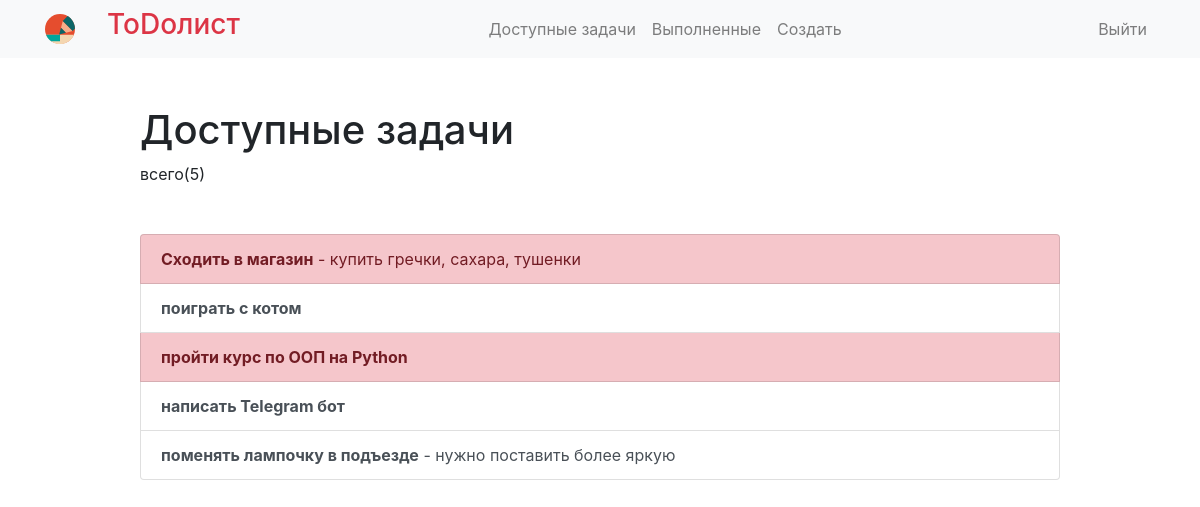
/current/ (signed in), run on the app's committed database.
### todo/models.py (models this page shows, shortened)
class Todo(models.Model):
    title = models.CharField(max_length=100)  # в заголовках небольше 200символов
    memo = models.TextField(blank=True)  # описание, blank=True - заполнение поля необязательное
    created = models.DateTimeField(auto_now=True)  # отображается не только дата, но и время
    datecompleted = models.DateTimeField(null=True, blank=True)
    important = models.BooleanField(default=False)  # важность задачи, по умолчанию не важная задача
    user = models.ForeignKey(User, on_delete=models.CASCADE)

### todo/views.py (the view)
# urls.py: path('current/', views.currenttodos, name='currenttodos'),  # отображение всех созданых пользователем дел или задач
@login_required
def currenttodos(request):
    todos = Todo.objects.filter(user=request.user, datecompleted__isnull=True)
    return render(request, 'todo/currenttodos.html', {'todos': todos})

### todo/templates/todo/currenttodos.html
{% extends 'todo/base.html' %}
{% block content %}
    <div class="row justify-content-center mt-5">
        <div class="col-md-10">
            {% if todos %}
                <h1>Доступные задачи</h1>
                всего({{ todos.count }})
            {% else %}
                           <h1>Доступные задачи</h1>
            {% endif %}
        </div>
    </div>
    <div class="row justify-content-center mt-5">
        <div class="col-md-10">
        {% if todos %}
            <div class="list-group">
                {% for todo in todos %}
                    <a href="{% url 'viewtodo' todo.id %}"
                       class="list-group-item list-group-item-action
                       {% if todo.important %} list-group-item-danger{% endif %}">
                        <b>{{ todo.title }}</b>
                        {% if todo.memo %} - {{ todo.memo|truncatechars:30 }}{% endif %}
                    </a>
                {% endfor %}
            </div>
        {% else %}
            <div class="text-center">
                <h2>Похоже, у Вас нет задач! Вы хорошо поработали!</h2>
            <br>
            <a role="button" class="btn btn-primary" href="{% url 'createtodo' %}">Новая задача</a>
            </div>
        {% endif %}
        </div>
    </div>
{% endblock %}

### data on the page
Todo: title "Сходить в магазин", memo "купить гречки, сахара, тушенки"
Todo: title "поиграть с котом"
Todo: title "пройти курс по ООП на Python"
Todo: title "написать Telegram бот"
Todo: title "поменять лампочку в подъезде", memo "нужно поставить более яркую"

### other printed values
{{ todos.count }} "5"
